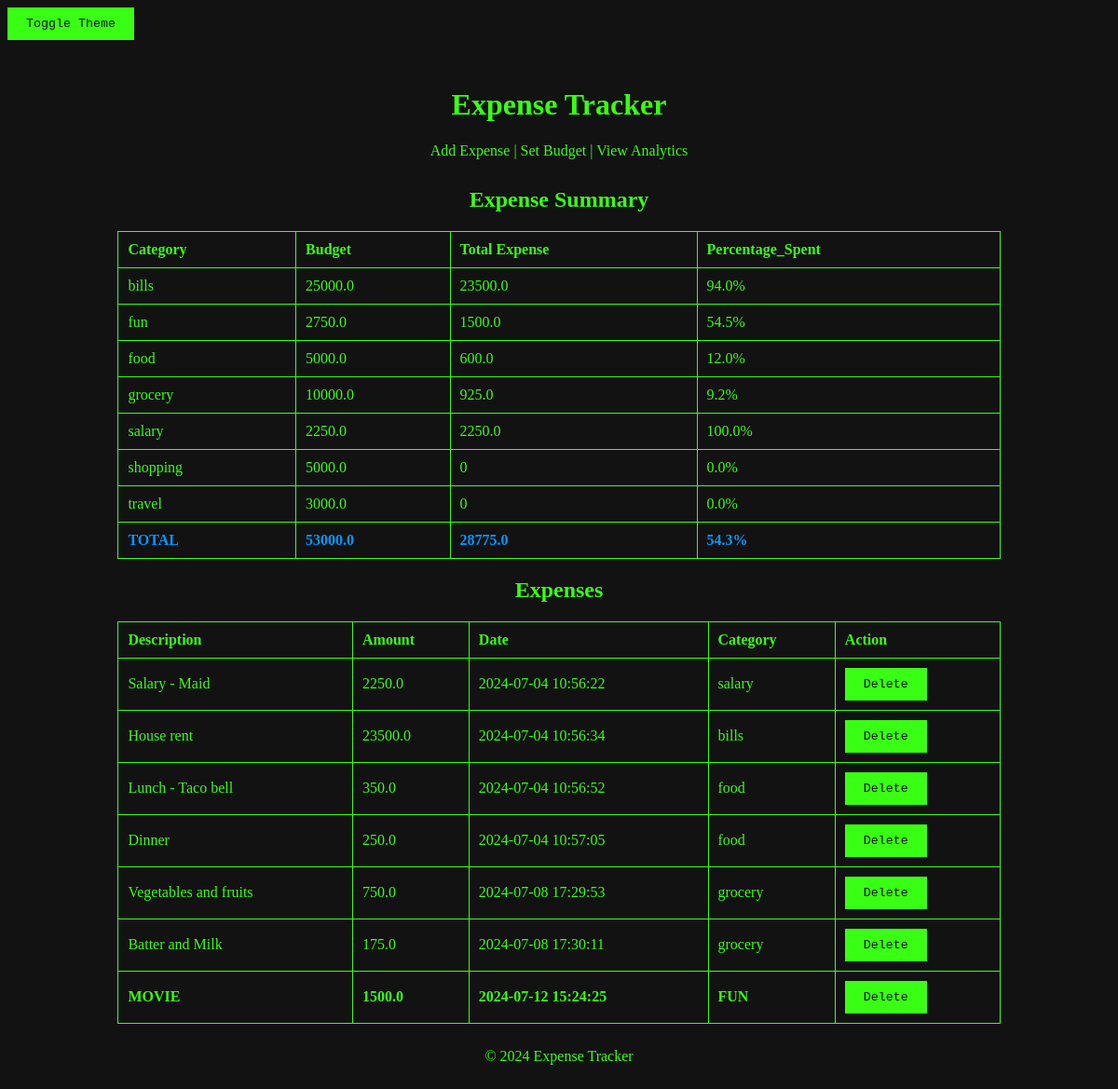
Before: / with the older database file.
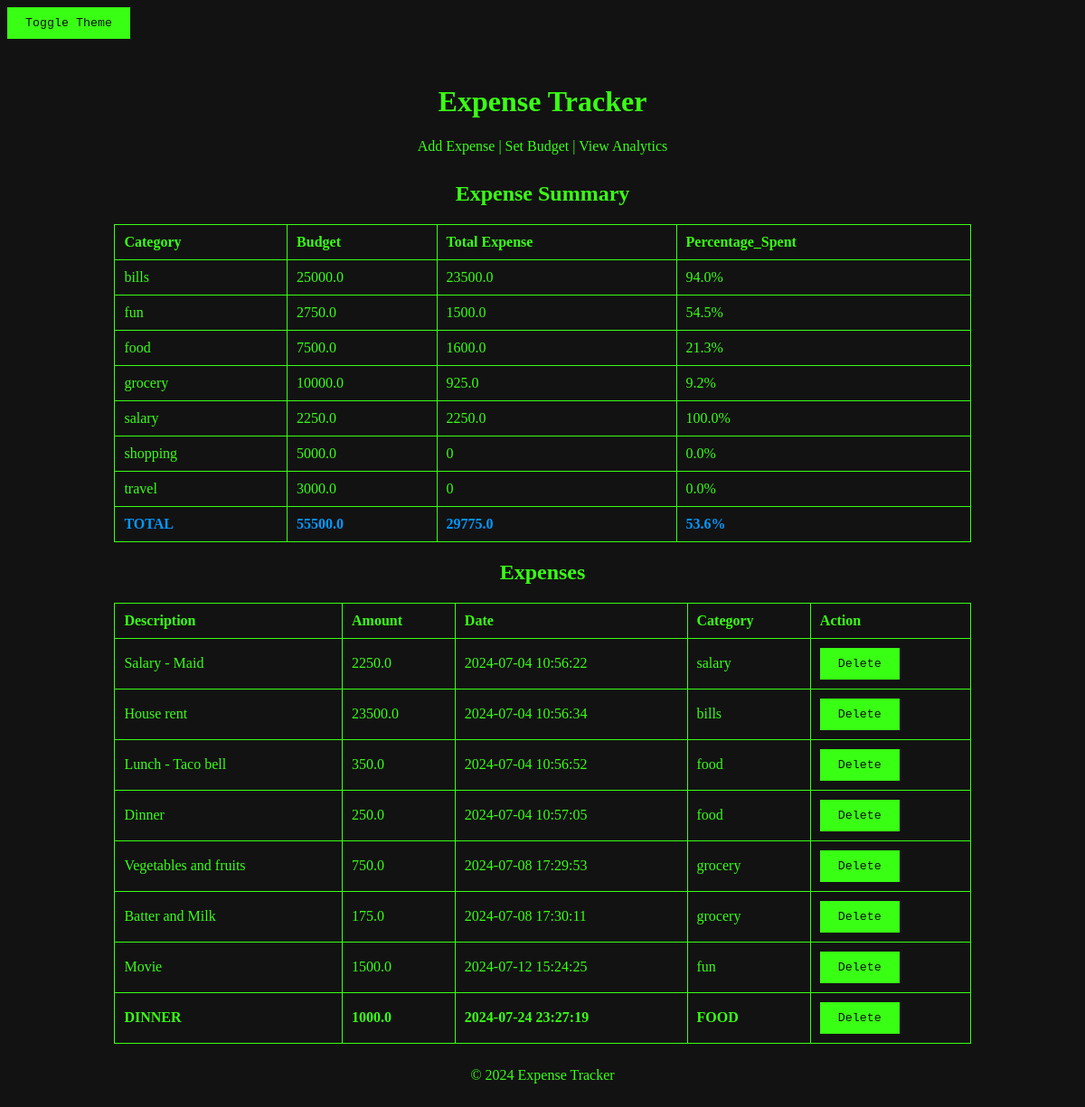
After: the same page with the newer database file.
### tables this page shows
CREATE TABLE budgets (
        id INTEGER PRIMARY KEY AUTOINCREMENT,
        category_id INTEGER NOT NULL,
        amount REAL NOT NULL,
        FOREIGN KEY (category_id) REFERENCES categories (id)
    );

CREATE TABLE categories (
        id INTEGER PRIMARY KEY AUTOINCREMENT,
        name TEXT UNIQUE NOT NULL
    );

CREATE TABLE expenses (
        id INTEGER PRIMARY KEY AUTOINCREMENT,
        description TEXT NOT NULL,
        amount REAL NOT NULL,
        category_id INTEGER NOT NULL,
        date TEXT NOT NULL,
        FOREIGN KEY (category_id) REFERENCES categories (id)
    );

### app.py (the view)
@app.route('/')
def index():
    conn = get_db_connection()
    categories = conn.execute('SELECT DISTINCT name FROM categories ORDER BY name').fetchall()
    expenses = conn.execute('SELECT e.id, e.description, e.amount, e.date, c.name as category FROM expenses e LEFT JOIN categories c ON e.category_id = c.id').fetchall()
    budgets = conn.execute('SELECT b.id, b.amount, c.name as category FROM budgets b LEFT JOIN categories c ON b.category_id = c.id').fetchall()
    total_expenses = conn.execute('''
        SELECT c.name as category, SUM(e.amount) as total_expense
        FROM expenses e
        JOIN categories c ON e.category_id = c.id
        GROUP BY c.name
    ''').fetchall()
    budgets = [dict(budget) for budget in budgets]
    total_expenses = [dict(expense) for expense in total_expenses]
    expense_dict = {expense['category']: expense['total_expense'] for expense in total_expenses}
    for budget in budgets:
        budget['total_expense'] = expense_dict.get(budget['category'], 0)
        budget['Percentage_Spent'] = round((budget['total_expense'] / budget['amount']) * 100, 1) if budget['amount'] > 0 else 0
    conn.close()
    total_budget = sum(budget['amount'] for budget in budgets)
    total_expense = sum(expense['total_expense'] for expense in total_expenses)
    return render_template('index.html', categories=categories, expenses=expenses, budgets=budgets, total_budget=total_budget, total_expense=total_expense)

### app.py (called while the page is built)
def get_db_connection():
    conn = sqlite3.connect('expenses.db')
    conn.row_factory = sqlite3.Row
    return conn

@app.before_request
def initialize_db():
    with app.app_context():
        init_db('expenses.db')

### templates/index.html (shortened to what this page needs)
<!DOCTYPE html>
<html lang="en">
<head>
    <link rel="stylesheet" href="{{ url_for('static', filename='style.css') }}">
</head>
<body class="dark-theme">
    <div class="theme-toggle">
        <button id="toggle-button">Toggle Theme</button>
    </div>
    <div class="container">
        <header>
            <h1>Expense Tracker</h1>
            <a href="{{ url_for('add_expense') }}">Add Expense</a> |
            <a href="{{ url_for('set_budget') }}">Set Budget</a> |
            <a href="{{ url_for('analytics') }}">View Analytics</a>
        </header>
        <h2 style="text-align:center;">Expense Summary</h2>
        <table border="2" style="width:100%; border-collapse: collapse;">
            <thead>
                <tr>
                    <th>Category</th>
                    <th>Budget</th>
                    <th>Total Expense</th>
                    <th>Percentage_Spent</th>
                </tr>
            </thead>
            <tbody>
                {% for budget in budgets %}
                <tr>
                    <td>{{ budget.category }}</td>
                    <td>{{ budget.amount }}</td>
                    <td>{{ budget.total_expense }}</td>
                    <td>{{ (budget.total_expense / budget.amount * 100) | round(1) }}%</td>
                </tr>
                {% endfor %}
                <tr style="font-weight:bold; color: rgb(0, 153, 255);">
                    <td>TOTAL</td>
                    <td>{{ total_budget }}</td>
                    <td>{{ total_expense }}</td>
                    <td>{{ (total_expense / total_budget * 100) | round(1) }}%</td>
                </tr>
            </tbody>
        </table>
        <h2 style="text-align:center;">Expenses</h2>
        <table border="2" style="width:100%; border-collapse: collapse;">
            <thead>
                <tr>
                    <th>Description</th>
                    <th>Amount</th>
                    <th>Date</th>
                    <th>Category</th>
                    <th>Action</th>
                </tr>
            </thead>
            <tbody>
                {% for expense in expenses %}
                <tr>
                    <td>{{ expense.description }}</td>
                    <td>{{ expense.amount }}</td>
                    <td>{{ expense.date }}</td>
                    <td>{{ expense.category }}</td>
                    <td>
                        <form method="post" action="{{ url_for('delete_expense') }}">
                            <button type="submit">Delete</button>
                        </form>
                    </td>
                </tr>
                {% endfor %}
            </tbody>
        </table>
        <footer>
            <p>&copy; 2024 Expense Tracker</p>
        </footer>
    </div>
</body>
</html>

### static/style.css (style rules this page uses)
body.dark-theme { background-color: #121212; color: #39FF14; }
a { color: inherit; text-decoration: none; }
.container { width: 80%; margin: 0 auto; padding: 20px; }
header, footer { text-align: center; padding: 10px 0; }
button { background-color: #39FF14; color: #121212; border: none; padding: 10px 20px; cursor: pointer; font-family: 'Courier New', Courier, monospace; }
table { width: 100%; border-collapse: collapse; }
table, th, td { border: 1px solid #39FF14; }
th, td { padding: 10px; text-align: left; }
tbody tr:last-child { font-weight: bold; color: #39FF14; text-transform: uppercase; }

Changed rows visible on the page:
changed budgets "food": amount "5000.0" → "7500.0"; total_expense "600.0" → "1600.0"; (budget.total_expense/budget.amount*100)|round(1) "12.0" → "21.3"
computed for expenses: description "MOVIE" → "Movie"; category "FUN" → "fun"
added expenses: description "DINNER", amount "1000.0", date "2024-07-24 23:27:19", category "FOOD"
Other visible differences:
{{ total_budget }}: "53000.0" → "55500.0"
{{ total_expense }}: "28775.0" → "29775.0"
{{ (total_expense / total_budget * 100) | round(1) }}: "54.3" → "53.6"
